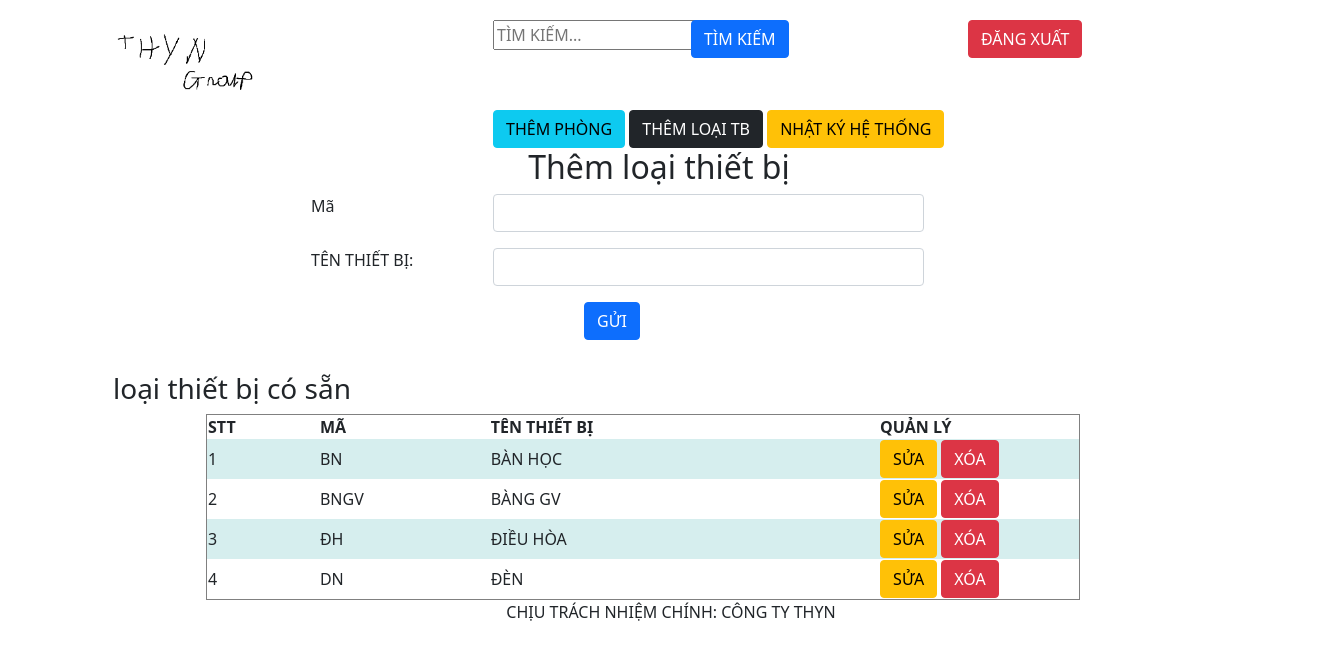
The app's page /index.php?quanly=themloaitb (signed in), older data.
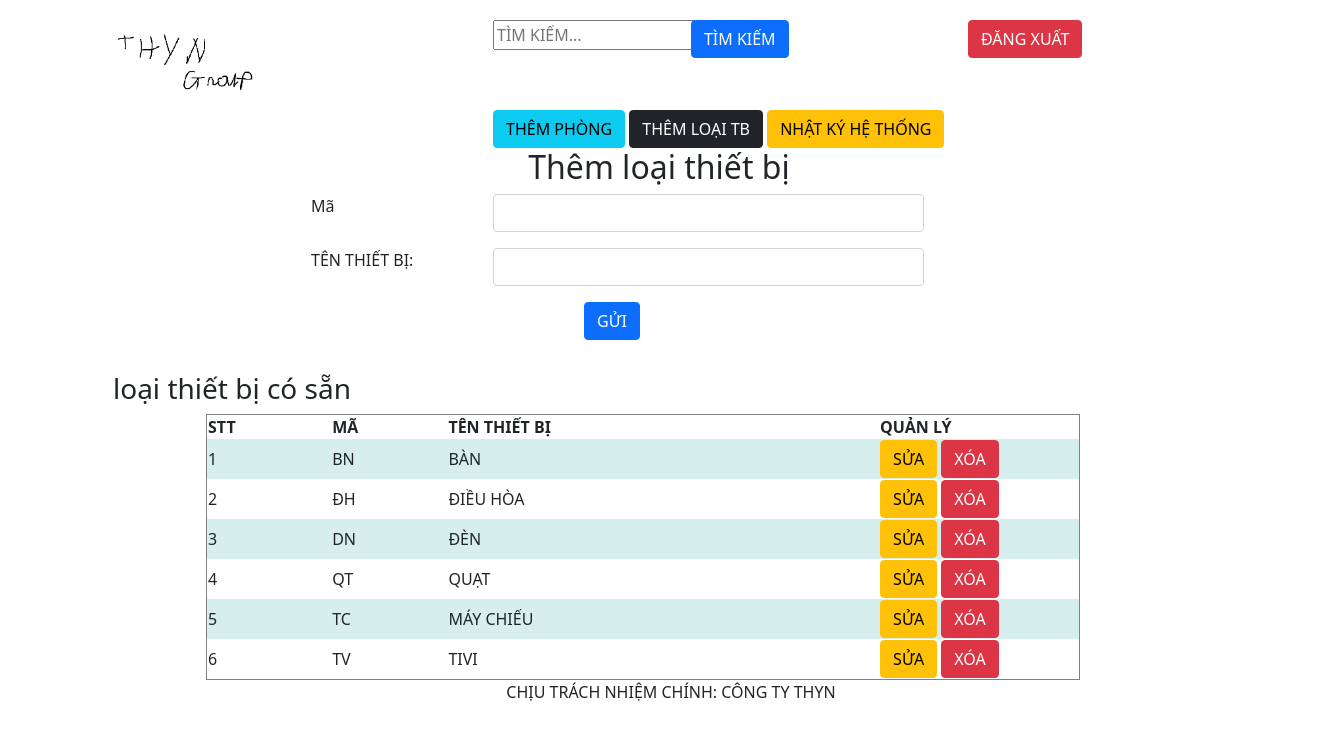
The same page, newer data.
### tables this page shows
CREATE TABLE `loai_tb` (
  `id_Loai` varchar(10) NOT NULL,
  `tenloai_tb` varchar(100) NOT NULL
);

### src/pages/modules/themloaitb.php (the view, shortened to what this page needs)
<?php
    echo "<h2>Thêm loại thiết bị</h2>";
?>
<div class="row offset-2">
<form method="post" id="themloaitb">
    <div class="form-group row mb-3">
        <label for="ma" class="col-2" >Mã</label>
        <div class="col-5">
            <input id="ma" class="form-control" type="text" name="id_Loai">
        </div>
    </div>
    <div class="form-group row mb-3">
        <label for="ten" class="col-2" >TÊN THIẾT BỊ:</label>
        <div class="col-5"> <input id="ten" class="form-control" type="text" name="ten_tb"></div>
    </div>
    <div class="row mb-3">
        <div class="col offset-3">
            <button class="btn btn-primary" type="submit">GỬI</button>
        </div>
    </div>
</form>
</div>
<h3>loại thiết bị có sẵn</h3>
<?php
    $sql_lk = "SELECT * FROM loai_tb";
    $query_lk = mysqli_query($mysqli, $sql_lk);
?>
<div class="row offset-1">
<table border="1">
    <tr>
        <th>STT</th>
        <th>MÃ</th>
        <th>TÊN THIẾT BỊ</th>
        <th>QUẢN LÝ</th>
    </tr>
    <?php
        $i = 1;
        while($row_lk = mysqli_fetch_array($query_lk)){
    ?>
    <tr>
        <td><?php echo $i ?></td>
        <td><?php echo $row_lk['id_Loai'] ?></td>
        <td><?php echo $row_lk['tenloai_tb'] ?></td>
        <td width = 200px>
            <a href="index.php?quanly=sualoai&id_loai=<?php echo$row_lk['id_Loai'] ?>" class="btn btn-warning">SỬA</a>
            <a href="index.php?quanly=sualoai&id_loai=<?php echo$row_lk['id_Loai'] ?>&xoa=1" class="btn btn-danger">XÓA</a>
        </td>
    </tr>
    <?php
        $i++;
        }
    ?>
</table>
</div>

Row changes from the older to the newer data that the page shows:
removed loai_tb: id_Loai "BNGV", tenloai_tb "BÀNG GV"
changed loai_tb "BN": tenloai_tb "BÀN HỌC" → "BÀN"
added loai_tb: id_Loai "QT", tenloai_tb "QUẠT"
added loai_tb: id_Loai "TC", tenloai_tb "MÁY CHIẾU"
added loai_tb: id_Loai "TV", tenloai_tb "TIVI"
